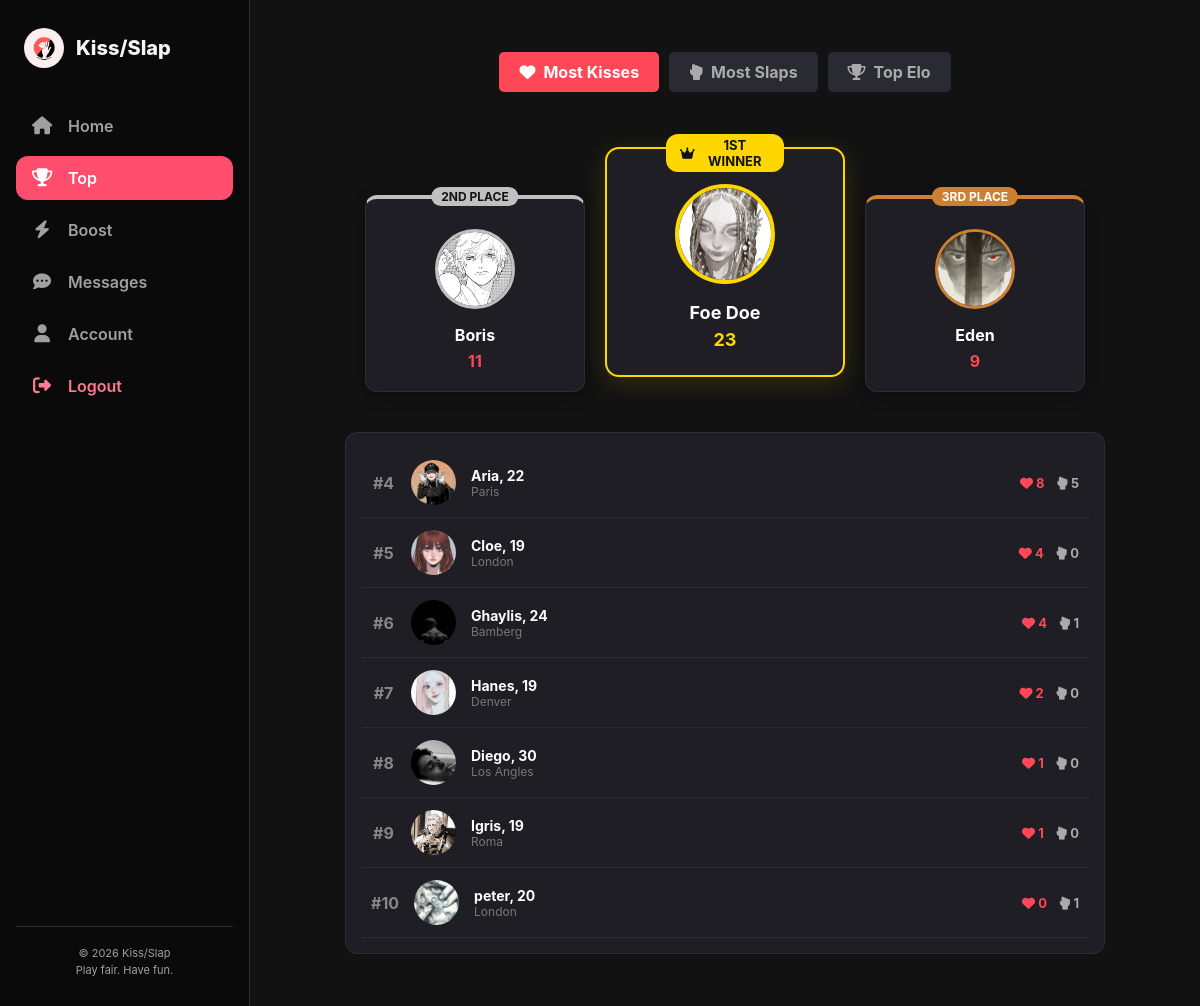
Page /top (signed in) on the committed database.
### tables this page shows
CREATE TABLE users (
    id INTEGER PRIMARY KEY AUTOINCREMENT,
    name TEXT NOT NULL,
    age INTEGER NOT NULL,
    location TEXT NOT NULL,
    image_url TEXT NOT NULL,
    email TEXT UNIQUE,
    password_hash TEXT,
    profile_handle TEXT,
    kisses INTEGER NOT NULL DEFAULT 0,
    slaps INTEGER NOT NULL DEFAULT 0,
    elo INTEGER NOT NULL DEFAULT 1000,
    bucket INTEGER NOT NULL DEFAULT 1
, sex TEXT, love INTEGER DEFAULT 0, dark INTEGER DEFAULT 0, elo_temp INTEGER DEFAULT 0, temp_boost_expires DATETIME, shield_charges INTEGER DEFAULT 0, double_edge_expires DATETIME);

### app.py (the view)
@app.route("/top", methods=["GET", "POST"])
@login_required
def top():
    if request.method == "POST":
        order_type = request.form.get("order_type", "kisses")
        return redirect(url_for("top", order_type=order_type))
    order_type = request.args.get("order_type", "kisses")
    if order_type not in ["kisses", "slaps", "elo"]:
        order_type = "kisses"
    order_column = """
        (elo + CASE
            WHEN temp_boost_expires IS NOT NULL AND temp_boost_expires > CURRENT_TIMESTAMP
            THEN COALESCE(elo_temp, 0)
            ELSE 0
        END)
    """ if order_type == "elo" else order_type
    ordered = rows(f"""
        SELECT name, age, location, image_url AS image, kisses, slaps, elo,
               CASE
                   WHEN temp_boost_expires IS NOT NULL AND temp_boost_expires > CURRENT_TIMESTAMP
                   THEN COALESCE(elo_temp, 0)
                   ELSE 0
               END AS active_elo_temp,
               (elo + CASE
                   WHEN temp_boost_expires IS NOT NULL AND temp_boost_expires > CURRENT_TIMESTAMP
                   THEN COALESCE(elo_temp, 0)
                   ELSE 0
               END) AS effective_elo
        FROM users ORDER BY {order_column} DESC
    """)
    podium = []
    for i, user in enumerate(ordered[:3]):
        val = user["effective_elo"] if order_type == "elo" else user[order_type]
        formatted_val = f"{val:,}" if isinstance(val, (int, float)) else str(val)
        podium.append({
            "rank": i + 1,
            "name": user["name"],
            "image": user["image"],
            "value": formatted_val
        })
    leaderboard = []
    for index, user in enumerate(ordered[3:], start=4):
        val = user["effective_elo"] if order_type == "elo" else user[order_type]
        formatted_val = f"{val:,}" if isinstance(val, (int, float)) else str(val)
        leaderboard.append({
            "rank": index,
            "name": user["name"],
            "location": user["location"],
            "age": user["age"],
            "image": user["image"],
            "kisses": f"{user['kisses']:,}",
            "slaps": f"{user['slaps']:,}",
            "elo": user["effective_elo"],  # Elo total (base + temp actif)
            "value": formatted_val
        })
    return render_template(
        "top.html",
        active_page="top",
        podium=podium,
        leaderboard=leaderboard,
        current_order=order_type
    )

### app.py (called while the page is built)
def rows(sql, params=None):
	result = db.session.execute(text(sql), params or {})
	return [dict(row) for row in result.mappings()]

def media_url(filename):
	if not filename:
		return url_for("static", filename="logo.png")
	return url_for("uploaded_image", filename=filename)

def login_required(view):
	@wraps(view)
	def wrapped_view(*args, **kwargs):
		if "user_id" not in session:
			return redirect(url_for("login", next=request.path))
		return view(*args, **kwargs)
	return wrapped_view

@app.context_processor
def shared_navigation():
	return {
		"nav_items": [
			{"key": "home", "label": "Home", "href": url_for("home"), "icon": "fa-house"},
			{"key": "top", "label": "Top", "href": url_for("top"), "icon": "fa-trophy"},
			{"key": "boost", "label": "Boost", "href": url_for("boost"), "icon": "fa-bolt"},
			{"key": "messages", "label": "Messages", "href": url_for("messages"), "icon": "fa-comment-dots"},
			{"key": "account", "label": "Account", "href": url_for("account"), "icon": "fa-user"},
		],
		"logout_url": url_for("logout"),
		"logo_url": url_for("static", filename="logo.png"),
		"media_url": media_url,
	}

### templates/top.html (shortened to what this page needs)
{% extends "index.html" %}
{% block page_class %}page-top{% endblock %}
{% block content %}
<div class="content-wrapper" style="max-width: 800px; margin: 0 auto; padding: 20px;">
  <form method="POST" action="{{ url_for('top') }}" class="top-selector-form">
    <button type="submit" name="order_type" value="kisses"
            class="top-btn {% if current_order == 'kisses' %}active{% endif %}">
      <i class="fa-solid fa-heart"></i> Most Kisses
    </button>
    <button type="submit" name="order_type" value="slaps"
            class="top-btn {% if current_order == 'slaps' %}active{% endif %}">
      <i class="fa-solid fa-hand-back-fist"></i> Most Slaps
    </button>
    <button type="submit" name="order_type" value="elo"
            class="top-btn {% if current_order == 'elo' %}active{% endif %}">
      <i class="fa-solid fa-trophy"></i> Top Elo
    </button>
  </form>
  {% if podium %}
  <div style="display: flex; justify-content: center; align-items: flex-end; gap: 20px; margin-bottom: 40px;">
    {% if podium|length >= 2 %}
    <div style="flex: 1; max-width: 220px; background: #1e1e24; border: 1px solid #2d2d3a; border-top: 4px solid #c0c0c0; border-radius: 12px; padding: 20px 15px; text-align: center; position: relative; box-shadow: 0 4px 15px rgba(0,0,0,0.3);">
      <div style="position: absolute; top: -12px; left: 50%; transform: translateX(-50%); background: #c0c0c0; color: #121214; font-weight: bold; font-size: 12px; padding: 2px 10px; border-radius: 10px; text-transform: uppercase;">
        2nd Place
      </div>
      <img src="{{ media_url(podium[1].image) }}" alt="{{ podium[1].name }}" style="width: 80px; height: 80px; border-radius: 50%; object-fit: cover; margin-top: 10px; border: 3px solid #c0c0c0;">
      <h3 style="margin: 12px 0 4px 0; color: #fff; font-size: 16px; font-weight: bold;">{{ podium[1].name }}</h3>
      <div style="color: #ff4757; font-weight: bold; font-size: 16px; margin-top: 6px;">
        {% if current_order == 'elo' %}<i class="fa-solid fa-trophy" style="font-size: 13px;"></i>{% endif %} {{ podium[1].value }}
      </div>
    </div>
    {% endif %}
    {% if podium|length >= 1 %}
    <div style="flex: 1; max-width: 240px; background: #1e1e24; border: 2px solid #ffd700; border-radius: 14px; padding: 25px 15px; text-align: center; position: relative; transform: translateY(-15px); box-shadow: 0 6px 25px rgba(255, 215, 0, 0.15);">
      <div style="position: absolute; top: -15px; left: 50%; transform: translateX(-50%); background: #ffd700; color: #121214; font-weight: bold; font-size: 13px; padding: 3px 14px; border-radius: 12px; text-transform: uppercase; display: flex; align-items: center; gap: 5px;">
        <i class="fa-solid fa-crown"></i> 1st Winner
      </div>
      <img src="{{ media_url(podium[0].image) }}" alt="{{ podium[0].name }}" style="width: 100px; height: 100px; border-radius: 50%; object-fit: cover; margin-top: 10px; border: 4px solid #ffd700;">
      <h3 style="margin: 14px 0 4px 0; color: #fff; font-size: 18px; font-weight: bold;">{{ podium[0].name }}</h3>
      <div style="color: #ffd700; font-weight: bold; font-size: 18px; margin-top: 6px;">
        {% if current_order == 'elo' %}<i class="fa-solid fa-trophy" style="font-size: 15px;"></i>{% endif %} {{ podium[0].value }}
      </div>
    </div>
    {% endif %}
    {% if podium|length >= 3 %}
    <div style="flex: 1; max-width: 220px; background: #1e1e24; border: 1px solid #2d2d3a; border-top: 4px solid #cd7f32; border-radius: 12px; padding: 20px 15px; text-align: center; position: relative; box-shadow: 0 4px 15px rgba(0,0,0,0.3);">
      <div style="position: absolute; top: -12px; left: 50%; transform: translateX(-50%); background: #cd7f32; color: #fff; font-weight: bold; font-size: 12px; padding: 2px 10px; border-radius: 10px; text-transform: uppercase;">
        3rd Place
      </div>
      <img src="{{ media_url(podium[2].image) }}" alt="{{ podium[2].name }}" style="width: 80px; height: 80px; border-radius: 50%; object-fit: cover; margin-top: 10px; border: 3px solid #cd7f32;">
      <h3 style="margin: 12px 0 4px 0; color: #fff; font-size: 16px; font-weight: bold;">{{ podium[2].name }}</h3>
      <div style="color: #ff4757; font-weight: bold; font-size: 16px; margin-top: 6px;">
        {% if current_order == 'elo' %}<i class="fa-solid fa-trophy" style="font-size: 13px;"></i>{% endif %} {{ podium[2].value }}
      </div>
    </div>
    {% endif %}
  </div>
  {% endif %}
  <div style="background: #1e1e24; border-radius: 12px; padding: 15px; border: 1px solid #2d2d3a;">
    {% for user in leaderboard %}
      <div style="display: flex; align-items: center; justify-content: space-between; padding: 12px 10px; border-bottom: 1px solid #2a2a32;">
        <div style="display: flex; align-items: center; gap: 15px;">
          <span style="font-weight: bold; color: #888; min-width: 25px; text-align: center;">#{{ user.rank }}</span>
          <img src="{{ media_url(user.image) }}" style="width: 45px; height: 45px; border-radius: 50%; object-fit: cover;">
          <div>
            <div style="color: #fff; font-weight: bold; font-size: 14px;">{{ user.name }}, {{ user.age }}</div>
            <div style="color: #777; font-size: 12px;">{{ user.location }}</div>
          </div>
        </div>
        <div style="text-align: right;">
          {% if current_order == 'elo' %}
            <span style="font-weight: bold; color: #ffd700; font-size: 15px;">
              <i class="fa-solid fa-trophy" style="font-size: 12px; margin-right: 4px;"></i> {{ user.elo }} Elo
            </span>
          {% else %}
            <div style="display: flex; gap: 12px; font-weight: bold; font-size: 13px;">
              <span style="color: #ff4757;"><i class="fa-solid fa-heart"></i> {{ user.kisses }}</span>
              <span style="color: #aaa;"><i class="fa-solid fa-hand-back-fist"></i> {{ user.slaps }}</span>
            </div>
          {% endif %}
        </div>
      </div>
    {% else %}
      <p style="text-align: center; color: #777; padding: 20px 0;">No users in leaderboard.</p>
    {% endfor %}
  </div>
</div>
{% endblock %}

### templates/index.html (shortened to what this page needs)
<!DOCTYPE html>
<html lang="en">
<head>
  <link rel="stylesheet" href="https://cdnjs.cloudflare.com/ajax/libs/font-awesome/6.5.1/css/all.min.css">
  <link rel="stylesheet" href="{{ url_for('static', filename='styles.css') }}">
</head>
<body class="page-app {% block page_class %}{% endblock %}">
  {% include "sidebar.html" %}
  <main class="main-content">
    {% block content %}{% endblock %}
  </main>
</body>
</html>

### templates/sidebar.html (shortened to what this page needs)
{% set navigation = nav_items|default([
  {'key': 'home', 'label': 'Home', 'href': url_for('home'), 'icon': 'fa-house'},
  {'key': 'top', 'label': 'Top', 'href': url_for('top'), 'icon': 'fa-trophy'},
  {'key': 'boost', 'label': 'Boost', 'href': url_for('boost'), 'icon': 'fa-bolt'},
  {'key': 'messages', 'label': 'Messages', 'href': url_for('messages'), 'icon': 'fa-comment-dots'},
  {'key': 'account', 'label': 'Account', 'href': url_for('account'), 'icon': 'fa-user'}
]) %}
{% set logo_path = logo_url|default(url_for('static', filename='logo.png')) %}
<nav class="app-nav">
  <div class="brand-logo">
    <img src="{{ logo_path }}" alt="Kiss or Slap Logo">
    <h1>Kiss/Slap</h1>
  </div>
  <ul class="nav-links">
    {% for item in navigation %}
      <li class="nav-item{% if active_page|default('') == item.key %} active{% endif %}">
        <a href="{{ item.href }}">
          <i class="fa-solid {{ item.icon }}"></i>
          <span>{{ item.label }}</span>
        </a>
      </li>
    {% endfor %}
    <li class="nav-item logout-link">
      <a href="{{ logout_url|default('/logout') }}">
        <i class="fa-solid fa-right-from-bracket"></i>
        <span>Logout</span>
      </a>
    </li>
  </ul>
  <div class="sidebar-footer">&copy; 2026 Kiss/Slap<br>Play fair. Have fun.</div>
</nav>

### static/styles.css (style rules this page uses)
:root { --kiss-color: #FF4D6D; --slap-color: #1A1A1A; --accent-color: #FFD60A; --elixir-color: #A855F7; --bg-color: #121212; --card-bg: #1E1E1E; --text-main: #F5F5F5; --text-sub: #A0A0A0; --border-color: #2E2E2E; --sidebar-width: 250px; }
* { box-sizing: border-box; margin: 0; padding: 0; font-family: -apple-system, BlinkMacSystemFont, "Segoe UI", Roboto, Helvetica, Arial, sans-serif; }
body { background-color: var(--bg-color); color: var(--text-main); }
button, a, input { font: inherit; }
.page-app { display: flex; min-height: 100vh; overflow-x: hidden; }
.page-app nav.app-nav { background-color: #0A0A0A; border-right: 1px solid var(--border-color); width: var(--sidebar-width); min-height: 100vh; display: flex; flex-direction: column; padding: 28px 16px; z-index: 100; flex-shrink: 0; }
.page-app .brand-logo { display: flex; align-items: center; gap: 12px; margin-bottom: 36px; padding-left: 8px; }
.page-app .brand-logo img { width: 40px; height: 40px; border-radius: 50%; object-fit: cover; }
.page-app .brand-logo h1 { font-size: 20px; font-weight: 800; }
.page-app .nav-links { list-style: none; display: flex; flex-direction: column; gap: 8px; }
.page-app .nav-item a { display: flex; align-items: center; gap: 16px; padding: 12px 16px; color: var(--text-sub); text-decoration: none; font-weight: 600; border-radius: 12px; transition: background 0.2s, color 0.2s; }
.page-app .nav-item a i { font-size: 18px; width: 20px; text-align: center; }
.page-app .nav-item.active a, .page-app .nav-item a:hover { background-color: var(--kiss-color); color: #FFFFFF; }
.page-app .logout-link a { color: #FF7A91; }
.page-app .sidebar-footer { margin-top: auto; padding: 18px 8px 0; border-top: 1px solid var(--border-color); color: var(--text-sub); font-size: 11px; line-height: 1.5; text-align: center; }
.page-app .main-content { flex: 1; min-width: 0; min-height: 100vh; overflow: visible; padding: 32px; }
.page-app .content-wrapper { width: 100%; max-width: 1100px; margin: 0 auto; }
.page-top .content-wrapper { max-width: 800px; }
.top-selector-form { display: flex; gap: 10px; justify-content: center; margin-bottom: 70px; }
.top-btn { padding: 10px 20px; border-radius: 5px; border: none; font-weight: bold; cursor: pointer; display: flex; align-items: center; gap: 8px; background-color: #2a2a32; color: #aaa; transition: background-color 0.2s, color 0.2s; }
.top-btn.active { background-color: #ff4757; color: #fff; }

### rows in the picture
users: image_url (picture), name "Boris"
users: image_url (picture), name "Foe Doe"
users: image_url (picture), name "Eden"
users: rank "4", image_url (picture), name "Aria", age "22", location "Paris", kisses "8", slaps "5"
users: rank "5", image_url (picture), name "Cloe", age "19", location "London", kisses "4", slaps "0"
users: rank "6", image_url (picture), name "Ghaylis", age "24", location "Bamberg", kisses "4", slaps "1"
users: rank "7", image_url (picture), name "Hanes", age "19", location "Denver", kisses "2", slaps "0"
users: rank "8", image_url (picture), name "Diego", age "30", location "Los Angles", kisses "1", slaps "0"
users: rank "9", image_url (picture), name "Igris", age "19", location "Roma", kisses "1", slaps "0"
users: rank "10", image_url (picture), name "peter", age "20", location "London", kisses "0", slaps "1"

### other values in the picture
{{ item.label }} "Home" "Top" "Boost" "Messages" "Account"
{{ podium[1].value }} "11"
{{ podium[0].value }} "23"
{{ podium[2].value }} "9"
